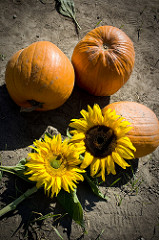
#> input picture technical_test_images/imagen1008.jpg, 159 x 240 px; its folder holds only this picture in this run
$ jupyter execute --allow-errors main.ipynb
#> lines starting #> are read from the running program, lines starting #| are printed output that depends on the picture; after the words box and inside, x2 and y2 are one past the last pixel; in counts of white or black regions, pixels touching at a corner belong together
[cell 1]
import cv2
import numpy as np
import os
from skimage.feature import local_binary_pattern
from sklearn.preprocessing import StandardScaler
from sklearn.decomposition import PCA
from sklearn.neighbors import NearestNeighbors
from sklearn.cluster import DBSCAN
import matplotlib.pyplot as plt
from IPython.display import Image, display
import random

# Definción de funciones

Encapsular el código en funciones nos facilitará llevar a cabo la corrección y modificación del mismo en el futuro

### Extracción de features de color

[cell 2]
# Función para extraer features del histograma de color de una imagen
def extract_color_features(image, bins_per_channel=256):
    # Lista para almacenar las features del histograma
    hist_features = []
    # Itera sobre cada canal de color de la imagen
    for i in range(3):
        # Calcula el histograma del canal de color
        hist = cv2.calcHist([image], [i], None, [bins_per_channel], [0, 256])
        # Normaliza el histograma
        hist = cv2.normalize(hist, hist).flatten()
        # Agrega el histograma a la lista de features
        hist_features.extend(hist)
    # Retorna las features del histograma
    return hist_features

### Extracción de features de bordes

[cell 3]
# Función para extraer features del histograma de bordes de una imagen
def extract_edge_features(image, low_threshold=100, high_threshold=200):
    # Convierte la imagen a escala de grises
    gray = cv2.cvtColor(image, cv2.COLOR_BGR2GRAY)
    # Aplica el detector de bordes de Canny
    edges = cv2.Canny(gray, low_threshold, high_threshold)
    # Calcula el porcentaje de píxeles de borde
    edge_feature = [np.sum(edges) / (edges.size * 255)]
    # Retorna las features de borde
    return edge_feature

### Extracción de features LBP

[cell 4]
# Parámetros para LBP
P = 8  # Número de puntos
R = 1  # Radio

# Función para extraer features LBP de una imagen
def extract_lbp_features(image, num_points=P, radius=R, eps=1e-7):
    # Calcula el LBP de la imagen
    lbp = local_binary_pattern(image, num_points, radius, method="uniform")
    # Calcula el histograma LBP
    (hist, _) = np.histogram(lbp.ravel(), bins=np.arange(0, num_points + 3), range=(0, num_points + 2))
    # Convierte el histograma a tipo flotante para realizar operaciones de punto flotante
    hist = hist.astype("float")
    # Normaliza el histograma dividiéndolo por la suma de todos los valores en el histograma más un pequeño valor epsilon para evitar división por cero
    hist /= (hist.sum() + eps)
    # Devuelve el histograma normalizado como las features LBP de la imagen
    return hist

### Combinación de features extraídas

[cell 5]
# Función para extraer features combinadas de una imagen
def extract_combined_features(image, bins_per_channel=256, low_threshold=100, high_threshold=200):
    # Extrae features de color
    color_features = extract_color_features(image, bins_per_channel=bins_per_channel)
    # Extrae features de borde
    edge_features = extract_edge_features(image, low_threshold=low_threshold, high_threshold=high_threshold)
    # Convierte la imagen a escala de grises
    gray_image = cv2.cvtColor(image, cv2.COLOR_BGR2GRAY)
    # Extrae features LBP
    lbp_features = extract_lbp_features(gray_image)
    # Combina las features en un solo vector
    combined_features = np.hstack([color_features, edge_features, lbp_features])
    # Retorna el vector defeatures combinadas
    return combined_features

### Lectura, redimensionamiento y extracción de las features de las imágenes

[cell 6]
# Función para procesar un directorio de imágenes
def process_images(directory, target_size=(128, 128)):
    # Lista para almacenar las features combinadas de todas las imágenes
#> called with directory = 'technical_test_images', target_size = (128, 128)
    combined_features_list = []
    # Itera sobre cada archivo en el directorio
    for filename in os.listdir(directory):
        # Verifica si el archivo es una imagen
        if filename.endswith('.jpg'):
            # Lee la imagen
            img_path = os.path.join(directory, filename)
            img = cv2.imread(img_path)
#> img is the input picture: shape (240, 159, 3); mean B, G, R 48.1, 87.7, 108.9
            # Redimensiona la imagen al tamaño objetivo
            img = cv2.resize(img, target_size)
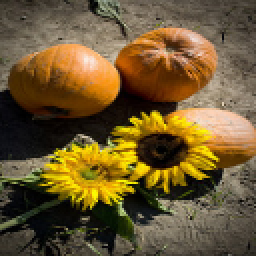
#> img: shape (128, 128, 3) (shown 2 times larger); mean B, G, R 48, 87.7, 108.8
            # Extrae features combinadas de la imagen
            combined_features = extract_combined_features(img)
#> after the loop in extract_color_features, `for i in range(3):`: hist_features = 768 values, max 0.448 at index 0, min 0 at index 204, mean 0.0465
#> in extract_combined_features, `color_features = extract_color_features(image, bins_per_channel=bins_p..`: color_features has the same summary as hist_features in extract_color_features
#> in extract_edge_features, `gray = cv2.cvtColor(image, cv2.COLOR_BGR2GRAY)`:
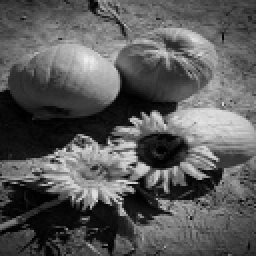
#> gray: shape (128, 128) (shown 2 times larger); min 0, max 238, mean 89.5
#> in extract_edge_features, `edges = cv2.Canny(gray, low_threshold, high_threshold)`:
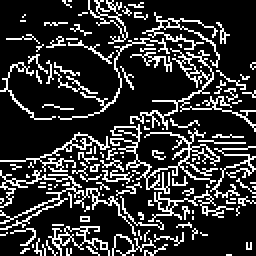
#> edges: shape (128, 128) (shown 2 times larger); 20.1% white in thin lines or dots
#> in extract_edge_features, `edge_feature = [np.sum(edges) / (edges.size * 255)]`: edge_feature = [0.201]
#> in extract_lbp_features, `lbp = local_binary_pattern(image, num_points, radius, method="uniform")`:
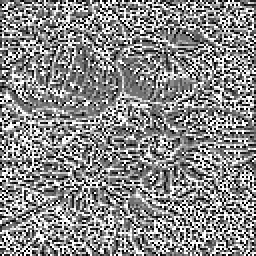
#> lbp: shape (128, 128) float64 (shown 2 times larger); min 0, max 9, mean 4.86; drawn with min black and max white
#> in extract_lbp_features, `(hist, _) = np.histogram(lbp.ravel(), bins=np.arange(0, num_points + 3..`: hist = [1370, 1577, 1015, 1589, 2336, 1593, 1125, 1572, 1607, 2600]
#> in extract_lbp_features, `hist /= (hist.sum() + eps)`: hist = [0.0836, 0.0963, 0.062, 0.097, 0.143, 0.0972, 0.0687, 0.0959, 0.0981, 0.159]
#> in extract_combined_features, `lbp_features = extract_lbp_features(gray_image)`: lbp_features has the same summary as hist in extract_lbp_features
#> in extract_combined_features, `combined_features = np.hstack([color_features, edge_features, lbp_feat..`: combined_features = 779 values, max 0.448 at index 0, min 0 at index 204, mean 0.0474
            # Agrega las features combinadas a la lista
            combined_features_list.append(combined_features)
    # Retorna la lista de features combinadas
    return combined_features_list

# Preprocesamiento y extracción de features

Gracias al encapsulamiento del código en funciones podemos realizar el proceso en dos líneas de código.

[cell 7]
# Directorio de imágenes
directory_path = 'technical_test_images' # Cambiar por el directorio que contiene las imágenes
# Procesa las imágenes en el directorio
features = process_images(directory_path)
#> features = 1 item

### Normalización

[cell 8]
# Convierte la lista de features a un array de Numpy
features_array = np.array(features)
# Normaliza las features
scaler = StandardScaler()
features_normalized = scaler.fit_transform(features_array)

# Reducción de la dimensionalidad

[cell 9]
# Reducción de dimensionalidad con PCA
pca = PCA(n_components=500)
#> (the rest of this cell did not finish here and is left out)

# Implementación y ajuste del algoritmo

### Ajuste del parámetro eps

El algoritmos seleccionado es DBSCAN, para usar ese algoritmo eficientemente es importante seleccionar un eps adecuado, para ayudarnos a seleccionar un número apropiado hacemos uso de la siguiente gráfica

[cell 10]
# Define el número mínimo de muestras para considerar un punto como un punto central en DBSCAN
min_samples = 5
# Crea una instancia de la clase NearestNeighbors con el número de vecinos igual al número mínimo de muestras
neigh = NearestNeighbors(n_neighbors=min_samples)
# Ajusta el modelo a las features reducidas para encontrar los vecinos más cercanos
#> (the rest of this cell did not finish here and is left out)

### Implementación del algoritmo

[cell 11]
# Distancia máxima entre dos muestras para ser consideradas en la misma vecindad
eps = 10
# Crea una instancia de la clase DBSCAN con el parámetro eps
dbscan = DBSCAN(eps=eps, min_samples=min_samples)
# Ajusta el modelo a las features reducidas
#> (the rest of this cell did not finish here and is left out)

# Evaluación de los clústers

[cell 12]
# Grafica los clusters
plt.figure(figsize=(10, 7))
#> (this line was passed over: IPython is not available in this run)

$ run again, on technical_test_images/imagen1123.jpg
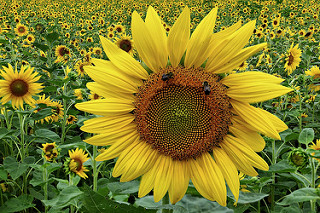
#> input picture technical_test_images/imagen1123.jpg, 320 x 213 px
#> in process_images, img is the input picture: shape (213, 320, 3); mean B, G, R 40.1, 125.3, 128
#> img: shape (128, 128, 3)
#> after the loop in extract_color_features, `for i in range(3):`: hist_features = 768 values, max 0.214 at index 36, min 0 at index 150, mean 0.0485
#> color_features has the same summary as hist_features in extract_color_features
#> in extract_edge_features, `edges = cv2.Canny(gray, low_threshold, high_threshold)`:
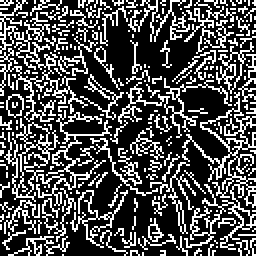
#> edges: shape (128, 128) (shown 2 times larger); 30.1% white in thin lines or dots
#> edge_feature = [0.301]
#> in extract_lbp_features, `lbp = local_binary_pattern(image, num_points, radius, method="uniform")`:
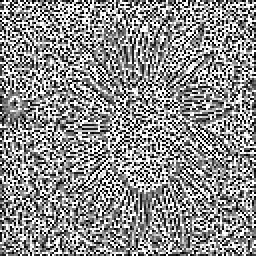
#> lbp: shape (128, 128) float64 (shown 2 times larger); min 0, max 9, mean 5.01; drawn with min black and max white
#> in extract_lbp_features, `(hist, _) = np.histogram(lbp.ravel(), bins=np.arange(0, num_points + 3..`: hist = [2023, 1817, 895, 1095, 1382, 1123, 981, 1724, 2017, 3327]
#> in extract_lbp_features, `hist /= (hist.sum() + eps)`: hist = [0.123, 0.111, 0.0546, 0.0668, 0.0844, 0.0685, 0.0599, 0.105, 0.123, 0.203]
#> lbp_features has the same summary as hist in extract_lbp_features
#> in extract_combined_features, `combined_features = np.hstack([color_features, edge_features, lbp_feat..`: combined_features = 779 values, max 0.301 at index 768, min 0 at index 150, mean 0.0494
#> features = 1 item

$ run again, on technical_test_images/imagen1127.jpg
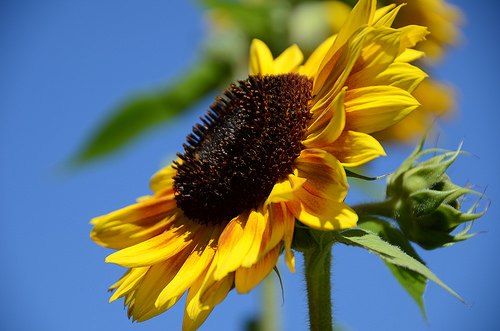
#> input picture technical_test_images/imagen1127.jpg, 500 x 331 px
#> in process_images, img is the input picture: shape (331, 500, 3); mean B, G, R 106.4, 116.6, 104.6
#> img: shape (128, 128, 3)
#> after the loop in extract_color_features, `for i in range(3):`: hist_features = 768 values, max 0.575 at index 0, min 0 at index 225, mean 0.0325
#> color_features has the same summary as hist_features in extract_color_features
#> in extract_edge_features, `edges = cv2.Canny(gray, low_threshold, high_threshold)`:
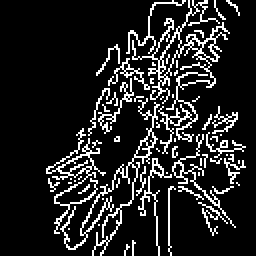
#> edges: shape (128, 128) (shown 2 times larger); 13.7% white in thin lines or dots, all inside (x1, y1, x2, y2) = (23, 0, 123, 128)
#> edge_feature = [0.137]
#> in extract_lbp_features, `lbp = local_binary_pattern(image, num_points, radius, method="uniform")`:
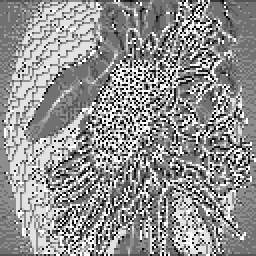
#> lbp: shape (128, 128) float64 (shown 2 times larger); min 0, max 9, mean 5.16; drawn with min black and max white
#> in extract_lbp_features, `(hist, _) = np.histogram(lbp.ravel(), bins=np.arange(0, num_points + 3..`: hist = [743, 883, 504, 1668, 3284, 2889, 806, 1253, 2783, 1571]
#> in extract_lbp_features, `hist /= (hist.sum() + eps)`: hist = [0.0453, 0.0539, 0.0308, 0.102, 0.2, 0.176, 0.0492, 0.0765, 0.17, 0.0959]
#> lbp_features has the same summary as hist in extract_lbp_features
#> in extract_combined_features, `combined_features = np.hstack([color_features, edge_features, lbp_feat..`: combined_features = 779 values, max 0.575 at index 0, min 0 at index 225, mean 0.0335
#> features = 1 item

$ run again, on technical_test_images/imagen1012.jpg
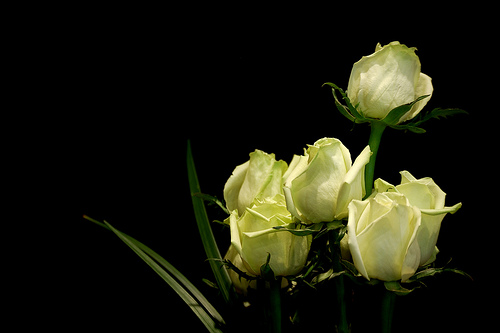
#> input picture technical_test_images/imagen1012.jpg, 500 x 333 px
#> in process_images, img is the input picture: shape (333, 500, 3); mean B, G, R 14.6, 29.1, 28.4
#> img: shape (128, 128, 3)
#> after the loop in extract_color_features, `for i in range(3):`: hist_features = 768 values, max 0.999 at index 256, min 0 at index 196, mean 0.00538
#> color_features has the same summary as hist_features in extract_color_features
#> edges: shape (128, 128); 8.3% white in thin lines or dots, all inside (x1, y1, x2, y2) = (21, 16, 121, 128)
#> edge_feature = [0.0827]
#> in extract_lbp_features, `lbp = local_binary_pattern(image, num_points, radius, method="uniform")`:
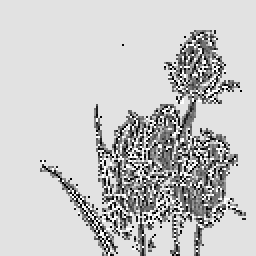
#> lbp: shape (128, 128) float64 (shown 2 times larger); min 0, max 9, mean 7.02; drawn with min black and max white
#> in extract_lbp_features, `(hist, _) = np.histogram(lbp.ravel(), bins=np.arange(0, num_points + 3..`: hist = [377, 475, 295, 530, 759, 625, 331, 332, 12035, 625]
#> in extract_lbp_features, `hist /= (hist.sum() + eps)`: hist = [0.023, 0.029, 0.018, 0.0323, 0.0463, 0.0381, 0.0202, 0.0203, 0.735, 0.0381]
#> lbp_features has the same summary as hist in extract_lbp_features
#> in extract_combined_features, `combined_features = np.hstack([color_features, edge_features, lbp_feat..`: combined_features = 779 values, max 0.999 at index 256, min 0 at index 196, mean 0.00669
#> features = 1 item
